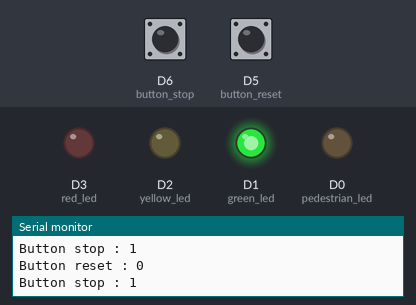
Bench run of a sketch on a simulated ESP8266 (NodeMCU). Parts: output pins drawn as LEDs (lit = HIGH), the last lines printed to the serial monitor. The inputs (shaded band) are chosen by the test bench; at power-on: D5 (button_reset) LOW, D6 (button_stop) HIGH.

Above: at 1.9 s.
2.0 s: D5 (button_reset) pulled HIGH for 3.2 s
At 5.5 s:
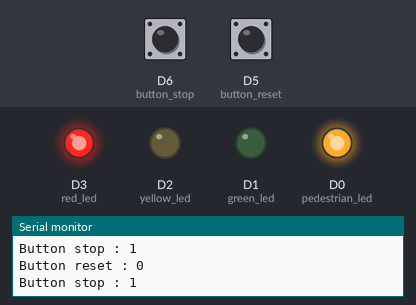
At 8.2 s:
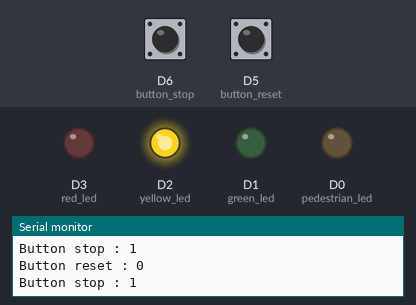
Timing chart, 0 to 14.3 s (numbered marks = the images above; inputs shaded):
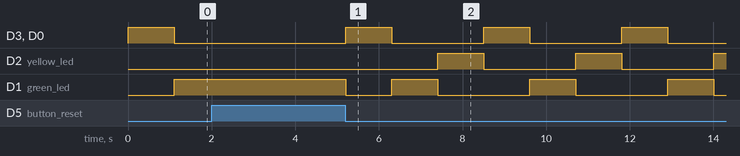

Measured:
- by itself, D3 (red_led), D2 (yellow_led), D0 (pedestrian_led): alternates HIGH for 1.1 s and LOW for 2.2 s
- by itself, D1 (green_led): repeats every 3.3 s: HIGH 1.1 s, LOW 2.2 s

The sketch:

22_Lab-04.ino
```cpp
const int green_led = D1;
const int yellow_led = D2;
const int red_led = D3;

const int pedestrian_led = D0;

const int button_reset = D5;
const int button_stop = D6;

int i;

void setup() {
  Serial.begin(115200);
  pinMode(green_led, OUTPUT);
  pinMode(yellow_led, OUTPUT);
  pinMode(red_led, OUTPUT);

  pinMode(pedestrian_led, OUTPUT);

  pinMode(button_reset, INPUT);
  pinMode(button_stop, INPUT);

  i = 0;
}

void loop() {
  i++;

  if ( digitalRead(button_reset) == 1 )
  {
    Serial.print("Button reset : ");
    Serial.println(digitalRead(button_reset));
    i = 0;
  }
  else
  {
    Serial.print("Button reset : ");
    Serial.println(digitalRead(button_reset));
  }

  if (digitalRead(button_stop) == 0 )
  {
    Serial.print("Button stop : ");
    Serial.println(digitalRead(button_stop));

    digitalWrite(green_led, LOW);
    digitalWrite(yellow_led, LOW);
    digitalWrite(red_led, HIGH);
    digitalWrite(pedestrian_led, HIGH);

    i = 1;
  }
  else
  {
    Serial.print("Button stop : ");
    Serial.println(digitalRead(button_stop));
  }

  if( i == 1 )
  {
    digitalWrite(green_led, LOW);
    digitalWrite(yellow_led, LOW);
    digitalWrite(red_led, HIGH);
    digitalWrite(pedestrian_led, HIGH);

    delay(1000);
  }
  else if( i == 2 )
  {
    digitalWrite(green_led, HIGH);
    digitalWrite(yellow_led, LOW);
    digitalWrite(red_led, LOW);
    digitalWrite(pedestrian_led, LOW);

    delay(1000);
  }
  else if( i == 3 )
  {
    digitalWrite(green_led, LOW);
    digitalWrite(yellow_led, HIGH);
    digitalWrite(red_led, LOW);
    digitalWrite(pedestrian_led, LOW);

    delay(1000);
    i = 0;
  }
  delay(100);
}
```
